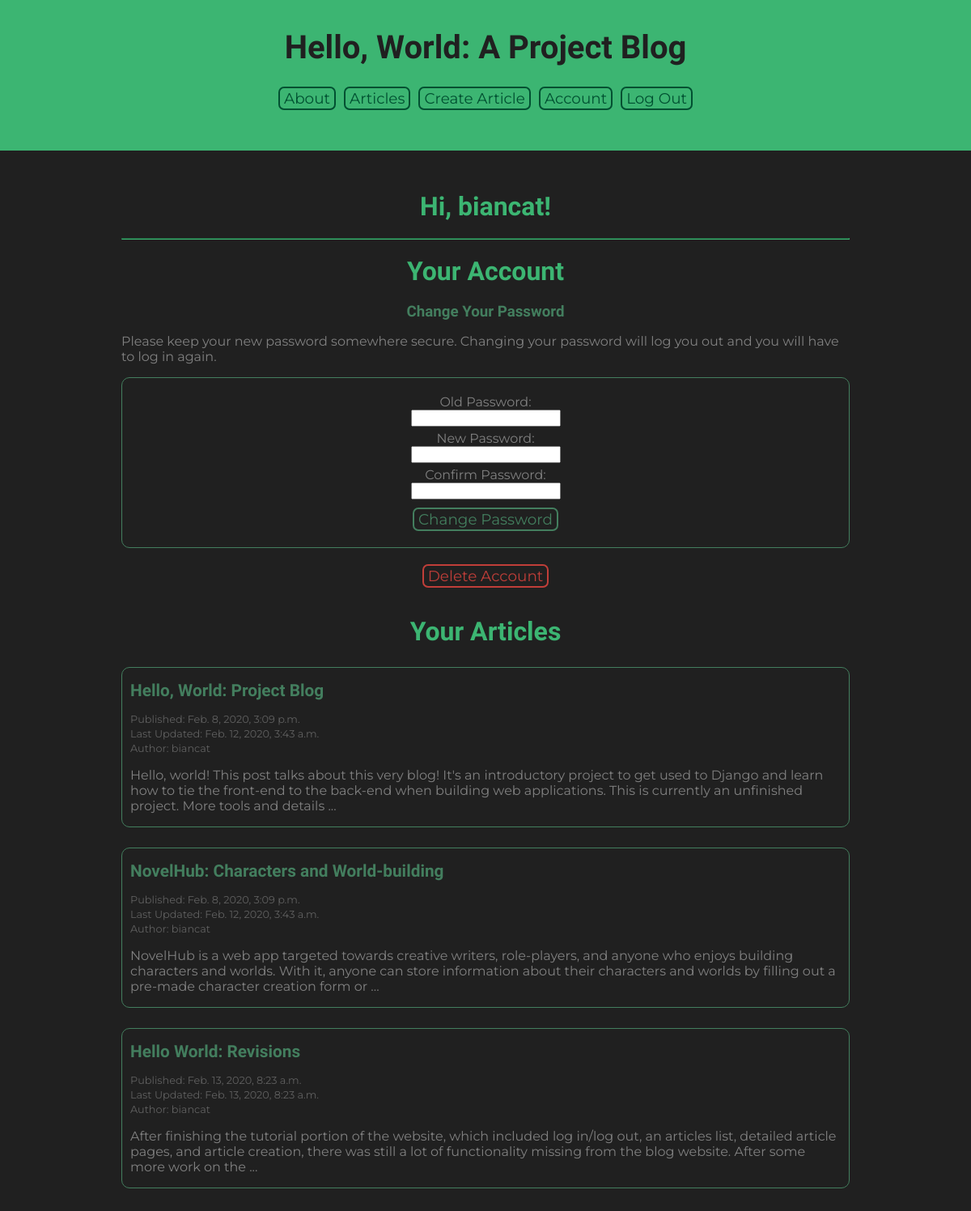
Page /accounts/account/ (signed in) on the committed database.
### Articles/models.py (models this page shows, shortened)
class Article(models.Model):
    title = models.CharField(max_length=100)
    dateP = models.DateTimeField(auto_now_add=True)
    author = models.ForeignKey(User, on_delete=models.SET_NULL, null=True)
    body = models.TextField()
    slug = models.SlugField()
    picture = models.ImageField(default="defaultPic.png", blank="True")
    dateE = models.DateTimeField(auto_now=True)
    def getSnippet(self):
        return self.body[:250] + "..."

### Accounts/views.py (the view)
@login_required(login_url='/accounts/login/')
def account_view(request):
    errorMessage = request.GET.get('errorMessage', None)
    account = User.objects.get(username=request.user)
    uname = account.get_username()
    Article = apps.get_model('Articles', 'Article')
    articles = Article.objects.filter(author=account)
    return render(request, 'accounts/accountPage.html', {'uname':uname, 'articles':articles, 'errorMessage':errorMessage})

### Accounts/templates/accounts/accountPage.html (shortened to what this page needs)
{% extends 'baseTemplate.html' %}
{% load static %}
{% block head %}
<link rel="stylesheet" href="{% static 'accountPageTheme.css'%}">
{% endblock %}
{% block content %}
<h2>Hi, {{uname}}!</h2>
<hr>
<h2>Your Account</h2>
<div id="accountOptions">
    <h3>Change Your Password</h3>
    <p>Please keep your new password somewhere secure. Changing your password will log you out and you will have to log in again.</p>
    <form id="passwordForm" method="post" action="{% url 'accounts:changePassword' %}">
        <label for="oldPassword">Old Password: </label>
        <input type="password" name="oldPassword">
        <label for="newPassword">New Password: </label>
        <input type="password" name="newPassword">
        <label for="confirmPassword">Confirm Password: </label>
        <input type="password" name="confirmPassword">
        <button id="passwordFormButton" class="formButton" type="submit">Change Password</button>
    </form>
    <form id="deleteForm" method="post" action="{% url 'accounts:deleteAccount' %}" onsubmit="confirmDelete()">
        <button id="deleteFormButton" class="formButton" type="submit">Delete Account</button>
    </form>
</div>
<h2>Your Articles</h2>
{% for article in articles %}
  <div class="articleBox">
    <p><a href="{% url 'articles:articleDetail' slug=article.slug %}" class="articleLink">{{article.title}}</a></p>
    <p class="articleMeta">Published: {{article.dateP}}</p>
    <p class="articleMeta">Last Updated: {{article.dateE}}</p>
    <p class="articleMeta">Author: {{article.author}}</p>
    <p>{{article.getSnippet}}</p>
  </div>
{% endfor %}
{% endblock %}

### assets/accountPageTheme.css (style rules this page uses)
html { background-color: #202020; max-height: 100vh; max-width: 100vw; min-width: 536px; }
body { margin: -40px 0 0; padding: 0; }
h2, h1 { color: #3CB572; font-family: "Poiret One", cursive; font-size: 2em; margin: 0; text-align: center; }
hr { border-color: #3CB572; margin: 20px 0; }
p, ul, label { color: #808080; font-family: "Montserrat", sans-serif; }
a, button { background-color: transparent; border: 2px solid #005031; border-radius: 7px; color: #005031; font-size: 1.15em; font-family: "Montserrat", sans-serif; margin: 0 3px; padding: 1px 5px; text-decoration: none; }
.articleLink { animation-name: none; border: none; color: #437E5E; font-family: "Poiret One", cursive; font-size: 1.3em; font-weight: 600; padding: 0; margin: 0; }
.articleBox { border: 1px solid #437E5E; border-radius: 10px; margin: 25px 0; padding: 0 10px; width: calc(100% - 22px) }
form { display: inline-block; }
.articleMeta { font-size: 0.8em; color: #606060; margin: 3px 0; }
h3 { color: #437E5E; font-family: "Poiret One", cursive; text-align: center; margin: 20px 0 0; }
#passwordForm { align-items: center; border: 1px solid #437E5E; border-radius: 10px; display: flex; flex-direction: column; flex-wrap: nowrap; padding: 20px 10px; margin: 0 0 20px; width: calc(100% - 22px); }
input { margin-bottom: 5px; }
#deleteForm { width: 100%; margin-bottom: 10px; }
#passwordFormButton, #deleteFormButton { display: block; margin: auto; }
#passwordFormButton { border: 2px solid #437E5E; color: #437E5E; margin-top: 5px; }
#deleteFormButton { border: 2px solid #C03E39; color: #C03E39; margin-bottom: 25px; }

### rows in the picture
Article: title "Hello, World: Project Blog", dateP "Feb. 8, 2020, 3:09 p.m.", dateE "Feb. 12, 2020, 3:43 a.m.", author "biancat", getSnippet "Hello, world! This post talks about this very blog! It's an introductory project to get used to Django and learn how to tie the front-end to the back-end when building web applications. This is currently an unfinished project. More tools and details ..."
Article: title "NovelHub: Characters and World-building", dateP "Feb. 8, 2020, 3:09 p.m.", dateE "Feb. 12, 2020, 3:43 a.m.", author "biancat", getSnippet "NovelHub is a web app targeted towards creative writers, role-players, and anyone who enjoys building characters and worlds. With it, anyone can store information about their characters and worlds by filling out a pre-made character creation form or ..."
Article: title "Hello World: Revisions", dateP "Feb. 13, 2020, 8:23 a.m.", dateE "Feb. 13, 2020, 8:23 a.m.", author "biancat", getSnippet "After finishing the tutorial portion of the website, which included log in/log out, an articles list, detailed article pages, and article creation, there was still a lot of functionality missing from the blog website. After some more work on the ..."

### other values in the picture
{{ uname }} "biancat"
